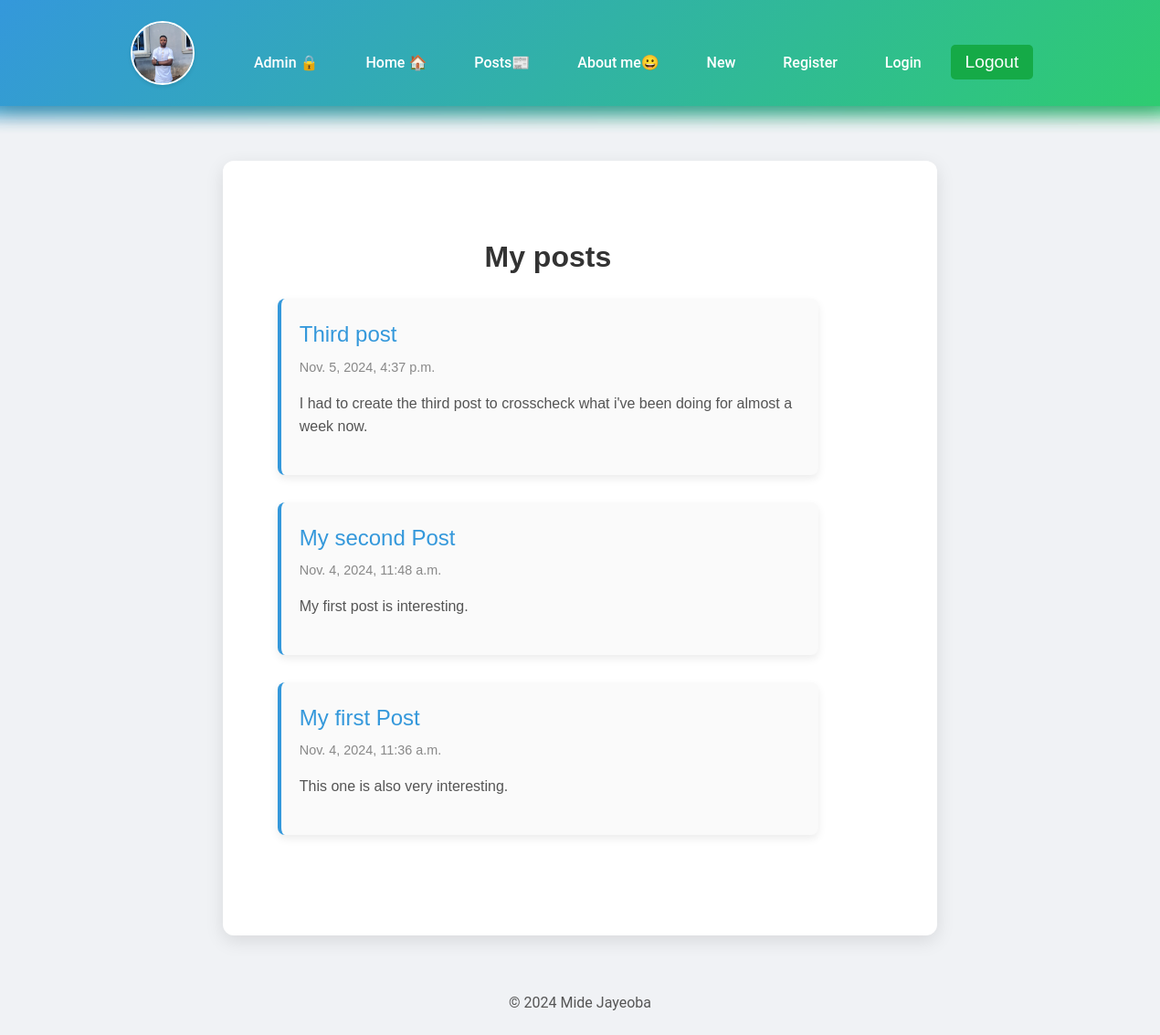
/posts/, run on an earlier commit of the app's database.
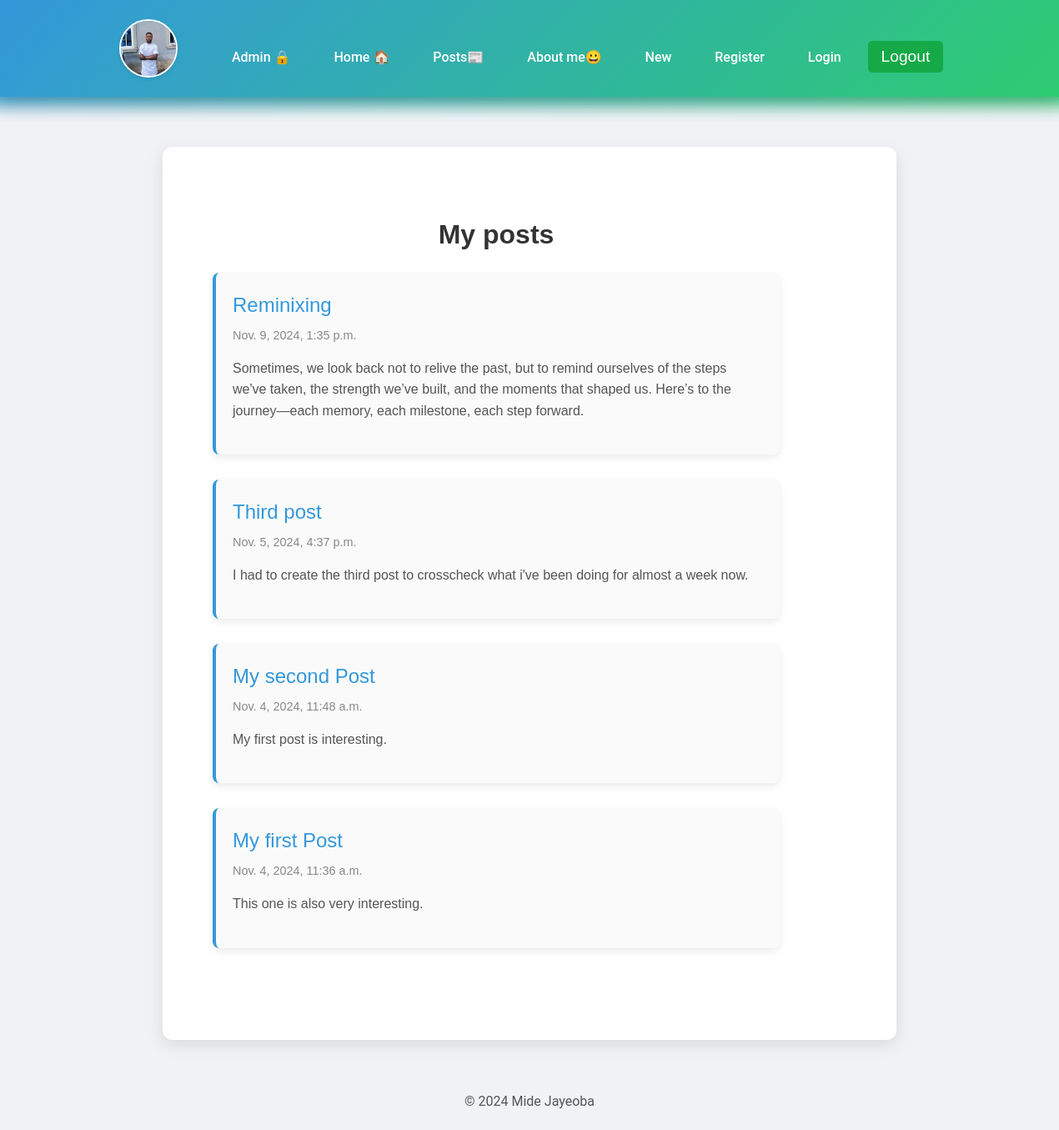
And on a later commit of the database.
### posts/models.py (models this page shows, shortened)
class Post(models.Model):
    title = models.CharField(max_length=75)
    body = models.TextField()
    slug = models.SlugField()
    date = models.DateTimeField(auto_now_add=True)
    banner = models.ImageField(default='fallback.png', blank=True)

### posts/views.py (the view)
# urls.py: path('', views.posts_list, name="posts_list"),
def posts_list(request):
    posts = Post.objects.all().order_by('-date')
    return render(request, 'posts/posts_list.html', {'posts': posts})

### posts/templates/posts/posts_list.html
{% extends "layout.html" %} {% block title %} posts {% endblock title %}
{% block content %}
<section>
    <h1>My posts</h1>
    {% for post in posts %}
        <article class="post">
            <h2>
                <a href="{% url 'post_page' slug=post.slug %}">
                    {{ post.title }}
                </a>
            </h2>
            <p>{{ post.date }}</p>
            <p>{{ post.body }}</p>
        </article>
    {% endfor %}
</section>
{% endblock content %}

### templates/layout.html (shortened to what this page needs)
<!DOCTYPE html>
{% load static %}
<html lang="en">
  <head>
    <link rel="stylesheet" href="{% static 'css/style.css' %}" />
  </head>
  <body>
    <nav id="mainNav">
      <a href="/about">
        <img
          class="logo"
          src="/media/profile.webp"
          alt="A picture of Mide Jayeoba"
        />
      </a>
      <div class="nav-brand">
      </div>
      <div class="nav-links" id="navLinks">
        <a href="/admin">Admin 🔒</a>
        <a href="/">Home 🏠</a>
        <a href="{% url 'posts_list' %}">Posts📰</a>
        <a href="/about">About me😀</a>
        <a href="/posts/new-post/">New</a>
        <a href="/users/register/">Register</a>
        <a href="/users/login/">Login</a>
        <form
          class="logout"
          action="{% url 'users:logout_user' %}"
          method="post"
        >
          <button
            class="logout-button"
            aria-label="User Logout"
            title="User Logout"
          >
            Logout
          </button>
        </form>
      </div>
    </nav>
    <main>{% block content %} {% endblock content %}</main>
    <footer>
      <p>&copy; 2024 Mide Jayeoba</p>
    </footer>
  </body>
</html>

### static/css/style.css (style rules this page uses)
* { margin: 0; padding: 0; box-sizing: border-box; }
body { min-height: 100vh; display: grid; place-content: centers; font-size: 3rem; background-color: black; color: whitesmoke; }
h1, p { text-align: center; }
a { color: green; }
section { width: 90%; max-width: 800px; margin: 40px auto; padding: 20px; font-family: Arial, sans-serif; }
section h1 { font-size: 2rem; color: #333; margin-bottom: 20px; text-align: center; }
.post { margin-bottom: 30px; padding: 20px; border-radius: 8px; background-color: #f9f9f9; box-shadow: 0 4px 8px rgba(0, 0, 0, 0.1); }
.post h2 { font-size: 1.5rem; margin: 0; color: #2c3e50; }
.post h2 a { text-decoration: none; color: #3498db; transition: color 0.3s; }
.post p:first-of-type { font-size: 0.9rem; color: #888; margin: 5px 0 15px; }
.post p { line-height: 1.6; color: #555; }
body { font-family: "Roboto", sans-serif; color: #333; background-color: #f0f2f5; line-height: 1.6; }
nav { background: linear-gradient(135deg, #3498db, #2ecc71); padding: 15px 30px; display: flex; justify-content: center; align-items: center; position: relative; box-shadow: 0 8px 20px rgba(0, 0, 0, 0.15); }
nav a { color: #fff; font-size: 1.1rem; font-weight: 600; text-decoration: none; padding: 10px 15px; margin: 0 10px; position: relative; transition: color 0.3s ease; }
.logo { width: 70px; height: 70px; border-radius: 50%; object-fit: cover; border: 2px solid #ffffff; box-shadow: 0 2px 4px rgba(0, 0, 0, 0.1); transition: all 0.3s ease; vertical-align: middle; margin-right: 10px; }
nav a::before { content: ""; position: absolute; bottom: 0; left: 0; width: 0; height: 2px; background-color: #fff; transition: width 0.3s ease; }
nav a::after { content: ""; position: absolute; top: 50%; left: 50%; width: 100%; height: 100%; background: rgba(255, 255, 255, 0.2); border-radius: 50%; transform: scale(0); transition: transform 0.3s ease; z-index: -1; }
nav::before, nav::after { content: ""; position: absolute; top: 0; left: 0; right: 0; bottom: 0; background: inherit; z-index: -1; filter: blur(10px); opacity: 0.8; transform: scale(1.1); transition: transform 0.5s ease-in-out; }
nav a { color: #fff; text-decoration: none; font-size: 1rem; font-weight: 500; padding: 8px 12px; margin: 0 8px; transition: color 0.3s; border-radius: 5px; }
nav { animation: fadeIn 0.5s ease-out; }
main { max-width: 900px; margin: 60px auto; padding: 40px; background-color: #ffffff; border-radius: 12px; box-shadow: 0 6px 20px rgba(0, 0, 0, 0.1); transition: all 0.3s ease-in-out; }
h1 { font-size: 2.5rem; color: #2c3e50; text-align: center; margin-bottom: 30px; font-weight: 600; }
h2 { font-size: 1.8rem; color: #333; margin-bottom: 10px; font-weight: 500; }
p { font-size: 1rem; color: #555; margin-bottom: 20px; line-height: 1.8; }
.post { margin-bottom: 30px; padding: 20px; background-color: #fafafa; border-radius: 8px; border-left: 4px solid #3498db; box-shadow: 0 4px 10px rgba(0, 0, 0, 0.08); transition: box-shadow 0.3s ease; }
.post p:first-of-type { font-size: 0.9rem; color: #888; font-weight: 500; margin: 5px 0 15px; }
.logout { display: inline-block; margin-right: 1rem; }
.logout-button { font-size: 1.2rem; padding: 0.5rem 1rem; border-radius: 5px; background-color: #15aa47; color: #fff; border: none; cursor: pointer; }
section { margin: 20px 0; }
section h2 { font-size: 1.8rem; color: #3498db; margin-bottom: 10px; text-align: left; }
section p { font-size: 1rem; color: #333; text-align: left; }
section a { color: #3498db; text-decoration: none; font-weight: 500; transition: color 0.2s; }

What changed in the data, as far as the page shows it:
added Post: title "Reminixing", date "Nov. 9, 2024, 1:35 p.m.", body "Sometimes, we look back not to relive the past, but to remind ourselves of the steps we've taken, the strength we’ve built, and the moments that shaped us. Here’s to the journey—each memory, each milestone, each step forward."
